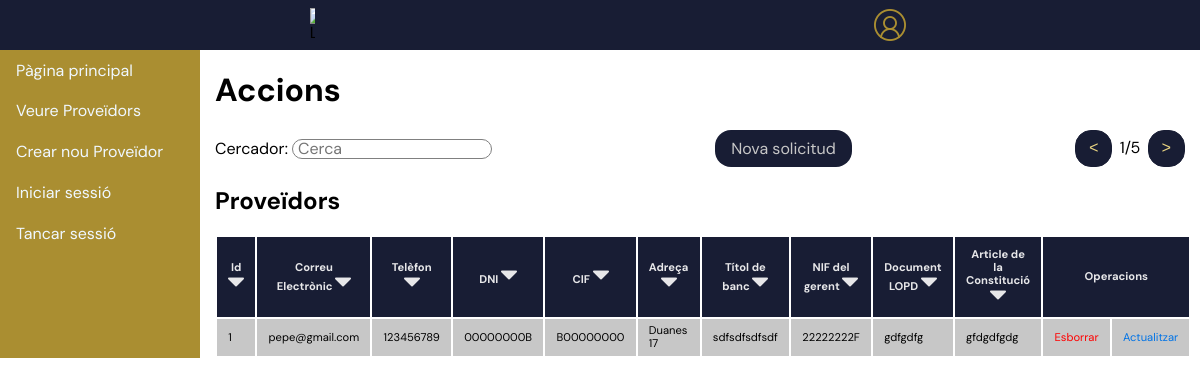
Page /javi/provider_list.php on the committed database.
### tables this page shows
CREATE TABLE `provider` (
  `id` int(11) NOT NULL,
  `email` varchar(255) NOT NULL,
  `phone` varchar(20) NOT NULL,
  `dni` varchar(20) NOT NULL,
  `cif` varchar(20) NOT NULL,
  `address` varchar(255) NOT NULL,
  `bank_title` varchar(255) NOT NULL,
  `manager_nif` varchar(20) NOT NULL,
  `lopd_doc` varchar(255) NOT NULL,
  `constitution_article` varchar(255) NOT NULL
);

### javi/src/Core/View.php (called while the page is built, shortened)
<?php
class View
{
    static public function render(string $view, string $layout = 'default', array $data = []): string {
        extract($data);
        require __DIR__ . "/../../views/{$view}.view.php";
        $content = ob_get_clean();
        return $content;
    }
}

### javi/config/config.php (called while the page is built)
<?php
return ["database" => [
    'host' => '10.2.218.254',
    'dbname' => 'beta_db_bhec_23112023',
    'username' => 'root',
    'password' => 'secret']
];

### javi/src/Core/Database.php (called while the page is built, shortened)
<?php
class Database
{
    private PDO $connection;
    public function __construct(array $config)
    {
        try {
            $host = $config['host'];
            $dbName = $config['dbname'];
            $username = $config['username'];
            $password = $config['password'];
            $this->connection = new PDO("mysql:host=$host;port=3307;dbname=$dbName", $username, $password);
            $this->connection->setAttribute(PDO::ATTR_ERRMODE, PDO::ERRMODE_EXCEPTION);
        } catch (PDOException $e) {
            die($e->getMessage());
        }
    }
    public function getConnection(): PDO {
        return $this->connection;
    }
}

### javi/src/Core/Repository.php (called while the page is built, shortened)
<?php
abstract class Repository
{
    public function __construct(PDO $pdo, string $entityClassName) {
        $this->pdo = $pdo;
        $this->entityClassName = $entityClassName;
    }
}

### javi/src/Repository/ProviderRepository.php (called while the page is built, shortened)
<?php
require __DIR__ . '/../Core/Repository.php';
class ProviderRepository extends Repository
{
    public function findAll(): array
    {
        $pdoStatement = $this->pdo->prepare("SELECT * FROM provider");
        $pdoStatement->execute();
        $pdoStatement->setFetchMode(PDO::FETCH_ASSOC);
        $providerRecords = $pdoStatement->fetchAll();
        $providers = [];
        foreach ($providerRecords as $providerRecord) {
            $providers[] = call_user_func_array([$this->entityClassName, "fromArray"], [$providerRecord]);
        }
        return $providers;
    }
}

### javi/src/Entity/Provider.php (called while the page is built, shortened)
<?php
class Provider implements EntityInterface
{
    private int $id;
    private string $email;
    private string $phone;
    private string $dni;
    private string $cif;
    private string $address;
    private string $bankTitle;
    private string $managerNIF;
    private string $LOPDdoc;
    private string $constitutionArticle;
    public function getEmail(): string
    {
        return $this->email;
    }
    public function setEmail(string $email): void
    {
        $this->email = $email;
    }
    public function getPhone(): string
    {
        return $this->phone;
    }
    public function setPhone(string $phone): void
    {
        $this->phone = $phone;
    }
    public function getDni(): string
    {
        return $this->dni;
    }
    public function setDni(string $dni): void
    {
        $this->dni = $dni;
    }
    public function getCif(): string
    {
        return $this->cif;
    }
    public function setCif(string $cif): void
    {
        $this->cif = $cif;
    }
    public function getAddress(): string
    {
        return $this->address;
    }
    public function setAddress(string $address): void
    {
        $this->address = $address;
    }
    public function getBankTitle(): string
    {
        return $this->bankTitle;
    }
    public function setBankTitle(string $bankTitle): void
    {
        $this->bankTitle = $bankTitle;
    }
    public function getManagerNIF(): string
    {
        return $this->managerNIF;
    }
    public function setManagerNIF(string $managerNIF): void
    {
        $this->managerNIF = $managerNIF;
    }
    public function getLOPDdoc(): string
    {
        return $this->LOPDdoc;
    }
    public function setLOPDdoc(string $LOPDdoc): void
    {
        $this->LOPDdoc = $LOPDdoc;
    }
    public function getConstitutionArticle(): string
    {
        return $this->constitutionArticle;
    }
    public function setConstitutionArticle(string $constitutionArticle): void
    {
        $this->constitutionArticle = $constitutionArticle;
    }
    public function getId(): int
    {
        return $this->id;
    }
    private function setId(int $id)
    {
        $this->id = $id;
    }
    public static function fromArray(array $array): EntityInterface
    {
        $provider = new Provider();
        $provider->setId($array["id"]);
        $provider->setEmail($array["email"]);
        $provider->setPhone($array["phone"]);
        $provider->setDni($array["dni"]);
        $provider->setCif($array["cif"]);
        $provider->setAddress($array["address"]);
        $provider->setBankTitle($array["bank_title"]);
        $provider->setManagerNIF($array["manager_nif"]);
        $provider->setLOPDdoc($array["lopd_doc"]);
        $provider->setConstitutionArticle($array["constitution_article"]);
        return $provider;
    }
}

### javi/views/provider_list.view.php (the view)
<div class="row">
    <div class="col-12">
            <h1>Accions</h1>
    </div>
</div>
<div class="row">
    <div class="col-12">
        <div class="head-actions">
            <div class="searcher">
                <label for="inputBuscador" id="pBuscador">Cercador:</label>
                <input id="inputBuscador" placeholder="Cerca">
            </div>
            <div class="new-request">
                <a id="novaSolicitud" href="/provider_create.php">Nova solicitud</a>
            </div>
            <div id="divPagines">
                <button class="botonsPagines"><code>&lt;</code></button>
                <span>1/5</span>
                <button class="botonsPagines"><code>&gt;</code></button>
            </div>
        </div>
    </div>
</div>
<div class="row">
    <div class="col-12">
        <section>
            <h2>Proveïdors</h2>
            <table id="providerList" class="tablesorter">
                <thead>
                <tr>
                    <th><span>Id</span><img src="/assets/img/caret-abajo.png" alt="arrow" class="filterArrow"></th>
                    <th><span>Correu Electrònic</span> <img src="/assets/img/caret-abajo.png" alt="arrow" class="filterArrow"></th>
                    <th><span>Telèfon</span> <img src="/assets/img/caret-abajo.png" alt="arrow" class="filterArrow"></th>
                    <th><span>DNI</span> <img src="/assets/img/caret-abajo.png" alt="arrow" class="filterArrow"></th>
                    <th><span>CIF</span> <img src="/assets/img/caret-abajo.png" alt="arrow" class="filterArrow"></th>
                    <th><span>Adreça</span> <img src="/assets/img/caret-abajo.png" alt="arrow" class="filterArrow"></th>
                    <th><span>Títol de banc</span> <img src="/assets/img/caret-abajo.png" alt="arrow" class="filterArrow"></th>
                    <th><span>NIF del gerent</span> <img src="/assets/img/caret-abajo.png" alt="arrow" class="filterArrow"></th>
                    <th><span>Document LOPD</span> <img src="/assets/img/caret-abajo.png" alt="arrow" class="filterArrow"></th>
                    <th><span> Article de la Constitució</span> <img src="/assets/img/caret-abajo.png" alt="arrow" class="filterArrow"></th>
                    <th colspan="2">Operacions</th>
                </tr>
                </thead>
                <tbody id="providers">
                <?php foreach ($providers as $provider): ?>
                    <tr>
                        <td class="show"><span class="mobileTitle">Id: </span><?= $provider->getId() ?></td>
                        <td class="show"><span class="mobileTitle">Correu Electrònic: </span><?= $provider->getEmail()?></td>
                        <td class="show"><span class="mobileTitle">Telèfon: </span><?= $provider->getPhone()?></td>
                        <td class="show"><span class="mobileTitle">DNI: </span><?= $provider->getDni()?></td>
                        <td class="noshow"><span class="mobileTitle">CIF: </span><?= $provider->getCif()?></td>
                        <td class="noshow"><span class="mobileTitle">Adreça: </span><?= $provider->getAddress()?></td>
                        <td class="noshow"><span class="mobileTitle">Títol del banc: </span><?= $provider->getBankTitle()?></td>
                        <td class="noshow"><span class="mobileTitle">NIF del gerent: </span><?= $provider->getManagerNIF() ?></td>
                        <td class="noshow"><span class="mobileTitle">Document LOPD: </span><?= $provider->getLOPDdoc() ?></td>
                        <td class="noshow"><span class="mobileTitle">Article de la constitució: </span><?= $provider->getConstitutionArticle()?></td>
                        <td class="noshow"><a href="provider_delete.php?id=<?= $provider->getId();?>" class="actions"  id="delProvider" >Esborrar</a></td>
                        <td class="noshow"><a href="provider_update.php?id=<?= $provider->getId();?>" class="actions"  id="updProvider" >Actualitzar</a></td>
                    </tr>
                <?php endforeach; ?>
                </tbody>
            </table>
        </section>
    </div>
</div>

### javi/assets/grid.css (style rules this page uses)
body { margin:0; }
.row { margin-right: -15px; margin-left: -15px; display: flex; flex-wrap: wrap; }
.row > * { flex-shrink: 0; width: 100%; max-width: 100%; }
.col-12 { flex: 0 0 auto; width: 100%; }
[class*="col"] { padding-right: 15px; padding-left: 15px; }

### javi/assets/main.css (style rules this page uses)
body { font-family: "DM Sans","Courier New", Courier, monospace; }
a { transition: .15s; }
.head-actions { display: flex; align-items: center; justify-content: space-between; flex-wrap: wrap; }
#inputBuscador { border: 1px grey solid; border-radius: 1em; padding: 0 .3em; }
table { border: none; font-size: .7rem; }
table a { text-decoration: none; }
table td { padding: .5em 1em; }
table th { padding: 1em; color: #e7e7e9; }
.actions { transition: .5s; }
#delProvider { color: red; }
#updProvider { color: #0073e6; }
table th, table th span { cursor: default; }
thead { background-color: #181d34; }
tbody tr:nth-child(2n+1) { background-color: #c7c7c7; }
#novaSolicitud { text-decoration: none; background-color: #181d34; padding: .5em 1em; border-radius: 1em; color: #c7c7c7; }
.botonsPagines { padding: .5em .8em; border-radius: 1em; border: none; background-color: #181d34; color: #e7d381; border: 1px solid #181d34; }
#divPagines span { margin: 0 .2em; }

### rows in the picture
provider: id "1", email "pepe@gmail.com", phone "123456789", dni "00000000B", cif "B00000000", address "Duanes 17", bank_title "sdfsdfsdfsdf", manager_nif "22222222F", lopd_doc "gdfgdfg", constitution_article "gfdgdfgdg"
